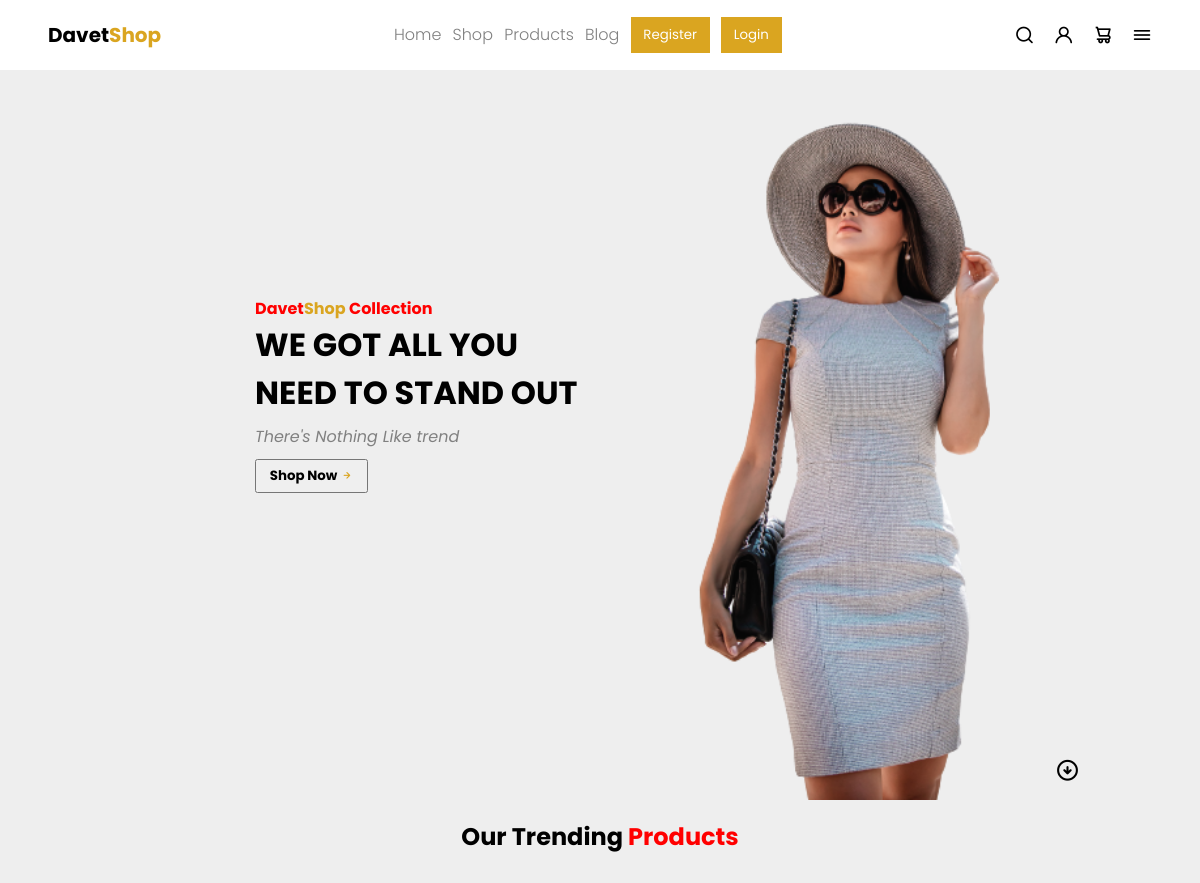
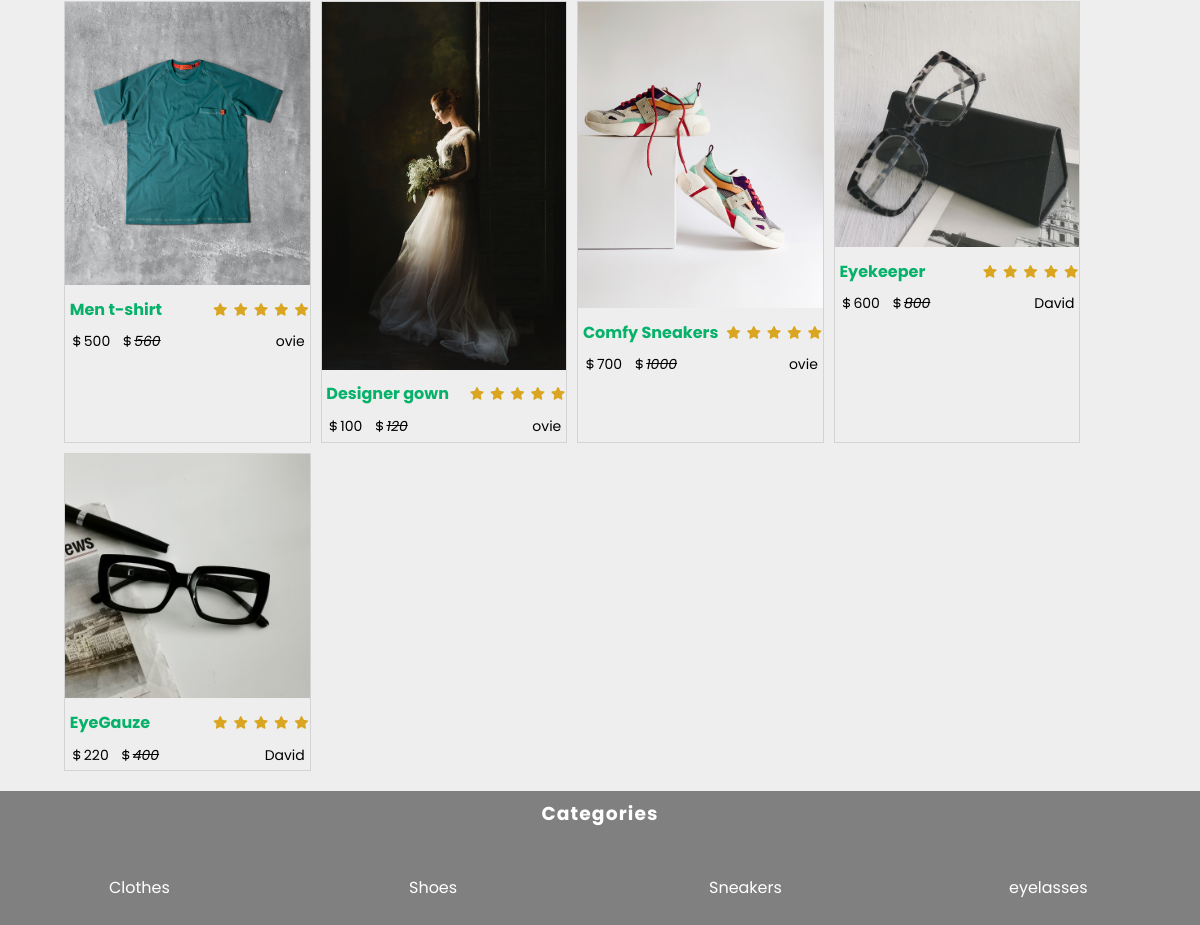
The page / on the database its author committed (2 pictures, top to bottom).
### core/models.py (models this page shows, shortened)
class item(models.Model):
    category = models.ForeignKey(category, on_delete=models.CASCADE, null=False)
    name = models.CharField(max_length=250)
    description = models.TextField()
    price = models.IntegerField()
    slashed = models.IntegerField(null=True, blank=True)
    image = models.ImageField(upload_to='items', blank=True, null=True)
    created_by = models.ForeignKey(User, on_delete=models.CASCADE)
    created = models.DateTimeField(auto_now_add=True)
    is_sold = models.BooleanField(default=False)

class category(models.Model):
    name = models.CharField(max_length=250, default='category')
    class Meta:
        ordering = ('name',)
        verbose_name_plural = 'categories'

### core/views.py (the view)
# urls.py: path('', views.index, name="index"),
def index(request):
    items = item.objects.filter(is_sold = False)[0:6]
    categories = category.objects.all()
    return render(request, 'core/index.html',
    {
        'items': items,
        'categories': categories
    })

### core/templates/core/index.html (shortened to what this page needs)
{% extends 'base.html' %}
{% block content %}
    <div class="home" id="home">
          <div class="content">
            <h4>Davet<span>Shop</span> Collection</h4>
            <h1>WE GOT ALL YOU NEED TO STAND OUT</h1>
            <p>There's Nothing Like trend</p>
            <button>Shop Now <span><i class="uil uil-arrow-right"></i></span></button>
          </div>
          <div class="navigate">
          <a href="#items">  <i class="uil uil-arrow-circle-down"></i></a>
          </div>
    </div>
    <div class="items_container" id="items">
        <h2>Our Trending <span>Products</span></h2>
        <div class="items">
            {% for item in items %}
            <div class="item">
                <div class="item_head">
                   <div class="img"> <img width="220px" src={{item.image.url}} alt=""></div>
                    <div class="desc">
                        <h3> {{item.name}} </h3>
                        <div class="star">
                            <i class="uis uis-star"></i>
                            <i class="uis uis-star"></i>
                            <i class="uis uis-star"></i>
                            <i class="uis uis-star"></i>
                            <i class="uis uis-star"></i>
                        </div>
                    </div>
                </div>
                <div class="item_body">
                   <div class="priced">
                    <p class="price"><span><i class="uil uil-dollar-alt"></i></span>{{item.price}}</p>
                    <p class="slash"><span><i class="uil uil-dollar-alt"></i></span>{{item.slashed}}</p>
                   </div>
                    <p class="seller">{{item.created_by}}</p>
                </div>
            </div>
            {% endfor %}
        </div>
    </div>
   <div class="footer">
    <h3>Categories</h3>
    <div class="category">
        {% for category in categories %}
        <div class="category_item">
            {{category.name}}
        </div>
        {% endfor %}
    </div>
   </div>
{% endblock %}

### templates/base.html (shortened to what this page needs)
<!DOCTYPE html>
{% load static %}
<html lang="en">
<head>
    <link rel="stylesheet" href="https://unicons.iconscout.com/release/v4.0.0/css/line.css">
    <link rel="stylesheet" href="https://unicons.iconscout.com/release/v4.0.0/css/solid.css">
    <link rel="stylesheet" href="{% static 'base.css' %}">
</head>
<body>
    <header>
        {% include 'navbar.html' %}
    </header>
        {% block content %}
        {% endblock %}
</body>
</html>

### templates/navbar.html (shortened to what this page needs)
<nav class="nav">
    <div class="logo">
        Davet<span>Shop</span>
    </div>
    <div class="menu">
        <p><a href="">Home</a></p>
        <p><a href="">Shop</a></p>
        <p><a href="">Products</a></p>
        <p><a href="">Blog</a></p>
        {% if request.user.is_authenticated %}
        <button class="dashboardBtn"> <a href="">Dashboard</a> </button>
        {% else %}
        <button ><a href=" {% url 'core:register' %} ">Register</a></button>
       <button><a href=" {% url 'core:login' %} ">Login</a></button>
       {% endif %}
    </div>
    <div class="carts">
        <p id="search"><i class="uil uil-search"></i></p>
        <p><i class="uil uil-user"></i></p>
        <p><i class="uil uil-shopping-cart-alt"></i></p>
        <p id="menu"><i class="uil uil-bars"></i></p>
    </div>
</nav>

### static/base.css (style rules this page uses)
:root { --black: #000; --white: #fff; --background: #eee; }
* { margin: 0; padding: 0; box-sizing: border-box; text-decoration: none; transition: all .4s ease-in-out; font-family: 'Poppins', sans-serif; }
a { color: unset; }
body { background-color: var(--background); }
html { scroll-behavior: smooth; }
header { position: fixed; top:o; right: 0; left: 0; background-color: var(--white); color: var(--black); padding: 1rem 3rem; z-index: 1; }
.nav { display: flex; justify-content: space-between; align-items: center; }
.logo { font-size: 20px; font-weight: 700; }
.logo>span { color: goldenrod }
.menu { display: flex; align-items: center; gap: .7rem; }
.menu>p { padding: .4rem 0; position: relative; }
.menu>p::before { position: absolute; content: ""; background-color: goldenrod; bottom: 0; left: 0; height: 2.3px; width: 0; transition: width .4s; }
.menu>p>a { color: grey; font-weight: 300; }
.menu>button:not(.dashboardBtn) { padding:.5rem .8rem; background-color: goldenrod; border: none; color: #fff; }
.carts { display: flex; gap: 1.2rem; }
.carts>p>i { font-size: 20px; transition: all .4s ease-in-out; }
.home { background-image: url('../static/img/bg.png'); background-color: #eee; background-repeat: no-repeat; background-size: contain; height: 100vh; width: 95vw; background-position: right; position: relative; }
.home>.content { position: absolute; width: 350px; left: 5rem; top: 37%; transform: translateX(50%); }
.home>.content>h4 { color: red; }
.home span { color: goldenrod; }
.home h1 { margin-bottom: 7px;; }
.home p { font-style: italic; color: grey; margin-bottom: 10px; }
.home button { padding: .3rem .8rem; font-weight:700 ; transition: background-color .4s ease-in-out; }
.navigate { position:absolute; bottom: 10px; right: 60px; }
.navigate>a>i { font-size: 25px; color: black; }
.items_container { padding: 1.2rem 0; width: 100%; }
.items_container h2 { text-align: center; margin-bottom: 30px; }
.items_container h2 span { color: red; }
.items { padding: 0 4rem; display: flex; flex-wrap: wrap; gap: 10px; position: relative; }
.item { border: 1px solid lightgrey; width: 23%; }
.item h3 { color: rgb(6, 177, 106); font-size: 16px; padding: .3rem .3rem; }
.item_head { transition: all .4s ease-in-out; }
.item_head .img { overflow: hidden; width: 100%; }
.item_head .img img { width: 100%; }
.item_head .desc { display: flex; justify-content: space-between; align-items: center; }
.item_head .desc .star i { color: goldenrod; }
.item_body { display: flex; justify-content: space-between; align-items: center; padding: .3rem .3rem; }
.item_body .price { font-size: 14px; }
.item_body .priced { display: flex; gap: 10px; align-items: center; }
.item_body .slash { font-size: 14px; font-style: italic; text-decoration: line-through; }
.item_body .seller { font-size: 14px; }
.category { display: flex; flex-wrap: wrap; width: 100%; }
.footer { width: 100%; background-color: grey; padding: .5rem 0; }
.footer h3 { text-align: center; margin-bottom: 30px; color: #fff; letter-spacing: 1.1px; }
.category_item { border: 1px solid grey; padding: 1rem 3rem; width: 20%; color: #fff; margin-left: 60px; }

### rows shown on the page
item: image (picture), name "Men t-shirt", price "500", slashed "560", created_by "ovie"
item: image (picture), name "Designer gown", price "100", slashed "120", created_by "ovie"
item: image (picture), name "Comfy Sneakers", price "700", slashed "1000", created_by "ovie"
item: image (picture), name "Eyekeeper", price "600", slashed "800", created_by "David"
item: image (picture), name "EyeGauze", price "220", slashed "400", created_by "David"
category: name "Clothes"
category: name "Shoes"
category: name "Sneakers"
category: name "eyelasses"
